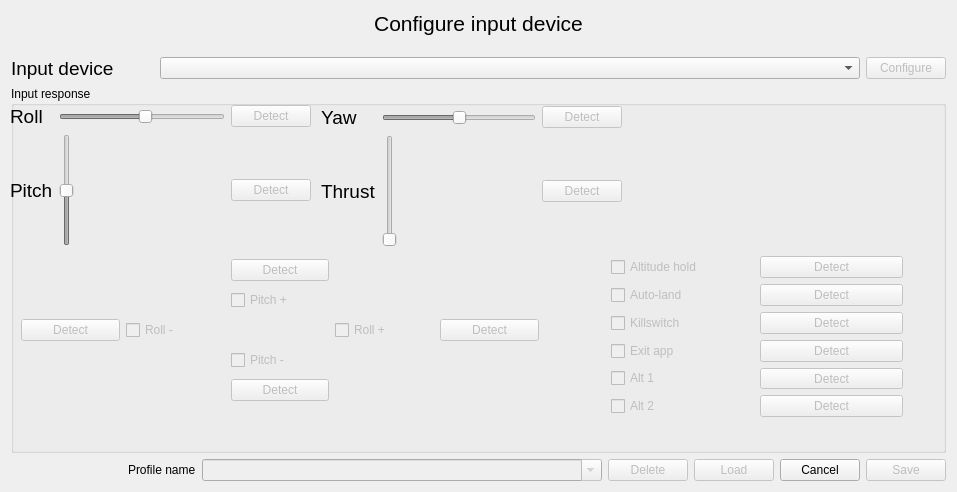
<?xml version="1.0" encoding="UTF-8"?>
<ui version="4.0">
 <class>Form</class>
 <widget class="QWidget" name="Form">
  <property name="windowModality">
   <enum>Qt::ApplicationModal</enum>
  </property>
  <property name="geometry">
   <rect>
    <x>0</x>
    <y>0</y>
    <width>957</width>
    <height>492</height>
   </rect>
  </property>
  <property name="windowTitle">
   <string>Input device configuration</string>
  </property>
  <layout class="QHBoxLayout" name="horizontalLayout">
   <item>
    <layout class="QVBoxLayout" name="verticalLayout">
     <item>
      <widget class="QLabel" name="label">
       <property name="maximumSize">
        <size>
         <width>16777215</width>
         <height>40</height>
        </size>
       </property>
       <property name="font">
        <font>
         <pointsize>16</pointsize>
        </font>
       </property>
       <property name="text">
        <string>Configure input device</string>
       </property>
       <property name="alignment">
        <set>Qt::AlignHCenter|Qt::AlignTop</set>
       </property>
      </widget>
     </item>
     <item>
      <layout class="QGridLayout" name="gridLayout_4">
       <item row="0" column="0">
        <widget class="QLabel" name="label_2">
         <property name="font">
          <font>
           <pointsize>14</pointsize>
          </font>
         </property>
         <property name="text">
          <string>Input device</string>
         </property>
        </widget>
       </item>
       <item row="0" column="1">
        <widget class="QComboBox" name="inputDeviceSelector">
         <property name="minimumSize">
          <size>
           <width>700</width>
           <height>0</height>
          </size>
         </property>
         <property name="duplicatesEnabled">
          <bool>false</bool>
         </property>
        </widget>
       </item>
       <item row="0" column="2">
        <widget class="QPushButton" name="configButton">
         <property name="enabled">
          <bool>false</bool>
         </property>
         <property name="maximumSize">
          <size>
           <width>80</width>
           <height>16777215</height>
          </size>
         </property>
         <property name="text">
          <string>Configure</string>
         </property>
        </widget>
       </item>
      </layout>
     </item>
     <item>
      <layout class="QHBoxLayout" name="inputDetectionLayout">
       <item>
        <widget class="QGroupBox" name="inputDetectionGroup">
         <property name="minimumSize">
          <size>
           <width>0</width>
           <height>350</height>
          </size>
         </property>
         <property name="maximumSize">
          <size>
           <width>16777215</width>
           <height>500</height>
          </size>
         </property>
         <property name="title">
          <string>Input response</string>
         </property>
         <widget class="QWidget" name="gridLayoutWidget">
          <property name="geometry">
           <rect>
            <x>-1</x>
            <y>19</y>
            <width>301</width>
            <height>141</height>
           </rect>
          </property>
          <layout class="QGridLayout" name="gridLayout_3">
           <item row="0" column="1">
            <widget class="QSlider" name="rollAxisValue">
             <property name="enabled">
              <bool>false</bool>
             </property>
             <property name="minimumSize">
              <size>
               <width>0</width>
               <height>0</height>
              </size>
             </property>
             <property name="maximumSize">
              <size>
               <width>16777215</width>
               <height>16777215</height>
              </size>
             </property>
             <property name="minimum">
              <number>-100</number>
             </property>
             <property name="maximum">
              <number>100</number>
             </property>
             <property name="sliderPosition">
              <number>5</number>
             </property>
             <property name="orientation">
              <enum>Qt::Horizontal</enum>
             </property>
             <property name="invertedAppearance">
              <bool>false</bool>
             </property>
             <property name="invertedControls">
              <bool>false</bool>
             </property>
             <property name="tickPosition">
              <enum>QSlider::NoTicks</enum>
             </property>
            </widget>
           </item>
           <item row="1" column="0">
            <widget class="QLabel" name="label_3">
             <property name="font">
              <font>
               <pointsize>14</pointsize>
              </font>
             </property>
             <property name="text">
              <string>Pitch</string>
             </property>
            </widget>
           </item>
           <item row="0" column="0">
            <widget class="QLabel" name="label_5">
             <property name="font">
              <font>
               <pointsize>14</pointsize>
              </font>
             </property>
             <property name="text">
              <string>Roll</string>
             </property>
            </widget>
           </item>
           <item row="1" column="1">
            <widget class="QSlider" name="pitchAxisValue">
             <property name="enabled">
              <bool>false</bool>
             </property>
             <property name="minimumSize">
              <size>
               <width>0</width>
               <height>0</height>
              </size>
             </property>
             <property name="maximumSize">
              <size>
               <width>16777215</width>
               <height>16777215</height>
              </size>
             </property>
             <property name="layoutDirection">
              <enum>Qt::LeftToRight</enum>
             </property>
             <property name="minimum">
              <number>-100</number>
             </property>
             <property name="maximum">
              <number>100</number>
             </property>
             <property name="singleStep">
              <number>1</number>
             </property>
             <property name="sliderPosition">
              <number>0</number>
             </property>
             <property name="tracking">
              <bool>false</bool>
             </property>
             <property name="orientation">
              <enum>Qt::Vertical</enum>
             </property>
             <property name="invertedAppearance">
              <bool>false</bool>
             </property>
             <property name="invertedControls">
              <bool>false</bool>
             </property>
             <property name="tickPosition">
              <enum>QSlider::NoTicks</enum>
             </property>
            </widget>
           </item>
           <item row="0" column="2">
            <widget class="QPushButton" name="detectRoll">
             <property name="enabled">
              <bool>false</bool>
             </property>
             <property name="text">
              <string>Detect</string>
             </property>
            </widget>
           </item>
           <item row="1" column="2">
            <widget class="QPushButton" name="detectPitch">
             <property name="enabled">
              <bool>false</bool>
             </property>
             <property name="text">
              <string>Detect</string>
             </property>
            </widget>
           </item>
          </layout>
         </widget>
         <widget class="QWidget" name="gridLayoutWidget_4">
          <property name="geometry">
           <rect>
            <x>310</x>
            <y>20</y>
            <width>301</width>
            <height>141</height>
           </rect>
          </property>
          <layout class="QGridLayout" name="gridLayout_6">
           <item row="1" column="0">
            <widget class="QLabel" name="label_7">
             <property name="font">
              <font>
               <pointsize>14</pointsize>
              </font>
             </property>
             <property name="text">
              <string>Thrust</string>
             </property>
            </widget>
           </item>
           <item row="1" column="1">
            <widget class="QSlider" name="thrustAxisValue">
             <property name="enabled">
              <bool>false</bool>
             </property>
             <property name="minimumSize">
              <size>
               <width>0</width>
               <height>0</height>
              </size>
             </property>
             <property name="maximumSize">
              <size>
               <width>16777215</width>
               <height>16777215</height>
              </size>
             </property>
             <property name="minimum">
              <number>0</number>
             </property>
             <property name="maximum">
              <number>100</number>
             </property>
             <property name="singleStep">
              <number>0</number>
             </property>
             <property name="sliderPosition">
              <number>0</number>
             </property>
             <property name="tracking">
              <bool>true</bool>
             </property>
             <property name="orientation">
              <enum>Qt::Vertical</enum>
             </property>
             <property name="invertedAppearance">
              <bool>false</bool>
             </property>
             <property name="invertedControls">
              <bool>false</bool>
             </property>
             <property name="tickPosition">
              <enum>QSlider::NoTicks</enum>
             </property>
            </widget>
           </item>
           <item row="0" column="1">
            <widget class="QSlider" name="yawAxisValue">
             <property name="enabled">
              <bool>false</bool>
             </property>
             <property name="minimumSize">
              <size>
               <width>0</width>
               <height>0</height>
              </size>
             </property>
             <property name="maximumSize">
              <size>
               <width>16777215</width>
               <height>16777215</height>
              </size>
             </property>
             <property name="minimum">
              <number>-100</number>
             </property>
             <property name="maximum">
              <number>100</number>
             </property>
             <property name="singleStep">
              <number>0</number>
             </property>
             <property name="sliderPosition">
              <number>1</number>
             </property>
             <property name="tracking">
              <bool>true</bool>
             </property>
             <property name="orientation">
              <enum>Qt::Horizontal</enum>
             </property>
             <property name="invertedAppearance">
              <bool>false</bool>
             </property>
             <property name="invertedControls">
              <bool>false</bool>
             </property>
             <property name="tickPosition">
              <enum>QSlider::NoTicks</enum>
             </property>
            </widget>
           </item>
           <item row="1" column="2">
            <widget class="QPushButton" name="detectThrust">
             <property name="enabled">
              <bool>false</bool>
             </property>
             <property name="text">
              <string>Detect</string>
             </property>
            </widget>
           </item>
           <item row="0" column="0">
            <widget class="QLabel" name="label_4">
             <property name="font">
              <font>
               <pointsize>14</pointsize>
              </font>
             </property>
             <property name="text">
              <string>Yaw</string>
             </property>
            </widget>
           </item>
           <item row="0" column="2">
            <widget class="QPushButton" name="detectYaw">
             <property name="enabled">
              <bool>false</bool>
             </property>
             <property name="text">
              <string>Detect</string>
             </property>
            </widget>
           </item>
          </layout>
         </widget>
         <widget class="QWidget" name="gridLayoutWidget_5">
          <property name="geometry">
           <rect>
            <x>10</x>
            <y>170</y>
            <width>518</width>
            <height>151</height>
           </rect>
          </property>
          <layout class="QGridLayout" name="gridLayout">
           <item row="2" column="1">
            <widget class="QCheckBox" name="rollNeg">
             <property name="enabled">
              <bool>false</bool>
             </property>
             <property name="text">
              <string>Roll -</string>
             </property>
             <property name="checkable">
              <bool>true</bool>
             </property>
            </widget>
           </item>
           <item row="3" column="2">
            <widget class="QCheckBox" name="pitchNeg">
             <property name="enabled">
              <bool>false</bool>
             </property>
             <property name="text">
              <string>Pitch -</string>
             </property>
             <property name="checkable">
              <bool>true</bool>
             </property>
            </widget>
           </item>
           <item row="4" column="2">
            <widget class="QPushButton" name="detectPitchNeg">
             <property name="enabled">
              <bool>false</bool>
             </property>
             <property name="text">
              <string>Detect</string>
             </property>
            </widget>
           </item>
           <item row="2" column="3">
            <widget class="QCheckBox" name="rollPos">
             <property name="enabled">
              <bool>false</bool>
             </property>
             <property name="text">
              <string>Roll +</string>
             </property>
             <property name="checkable">
              <bool>true</bool>
             </property>
            </widget>
           </item>
           <item row="2" column="4">
            <widget class="QPushButton" name="detectRollPos">
             <property name="enabled">
              <bool>false</bool>
             </property>
             <property name="text">
              <string>Detect</string>
             </property>
            </widget>
           </item>
           <item row="0" column="2">
            <widget class="QPushButton" name="detectPitchPos">
             <property name="enabled">
              <bool>false</bool>
             </property>
             <property name="text">
              <string>Detect</string>
             </property>
            </widget>
           </item>
           <item row="2" column="0">
            <widget class="QPushButton" name="detectRollNeg">
             <property name="enabled">
              <bool>false</bool>
             </property>
             <property name="text">
              <string>Detect</string>
             </property>
            </widget>
           </item>
           <item row="1" column="2">
            <widget class="QCheckBox" name="pitchPos">
             <property name="enabled">
              <bool>false</bool>
             </property>
             <property name="text">
              <string>Pitch +</string>
             </property>
             <property name="checkable">
              <bool>true</bool>
             </property>
            </widget>
           </item>
          </layout>
         </widget>
         <widget class="QWidget" name="gridLayoutWidget_2">
          <property name="geometry">
           <rect>
            <x>600</x>
            <y>170</y>
            <width>292</width>
            <height>161</height>
           </rect>
          </property>
          <layout class="QGridLayout" name="gridLayout_5">
           <item row="5" column="0">
            <widget class="QCheckBox" name="alt1">
             <property name="enabled">
              <bool>false</bool>
             </property>
             <property name="text">
              <string>Alt 1</string>
             </property>
             <property name="checkable">
              <bool>true</bool>
             </property>
            </widget>
           </item>
           <item row="4" column="1">
            <widget class="QPushButton" name="detectExitapp">
             <property name="enabled">
              <bool>false</bool>
             </property>
             <property name="text">
              <string>Detect</string>
             </property>
            </widget>
           </item>
           <item row="3" column="1">
            <widget class="QPushButton" name="detectKillswitch">
             <property name="enabled">
              <bool>false</bool>
             </property>
             <property name="text">
              <string>Detect</string>
             </property>
            </widget>
           </item>
           <item row="3" column="0">
            <widget class="QCheckBox" name="killswitch">
             <property name="enabled">
              <bool>false</bool>
             </property>
             <property name="text">
              <string>Killswitch</string>
             </property>
             <property name="checkable">
              <bool>true</bool>
             </property>
            </widget>
           </item>
           <item row="4" column="0">
            <widget class="QCheckBox" name="exitapp">
             <property name="enabled">
              <bool>false</bool>
             </property>
             <property name="text">
              <string>Exit app</string>
             </property>
             <property name="checkable">
              <bool>true</bool>
             </property>
            </widget>
           </item>
           <item row="1" column="0">
            <widget class="QCheckBox" name="althold">
             <property name="enabled">
              <bool>false</bool>
             </property>
             <property name="text">
              <string>Altitude hold</string>
             </property>
             <property name="checkable">
              <bool>true</bool>
             </property>
            </widget>
           </item>
           <item row="1" column="1">
            <widget class="QPushButton" name="detectAltHold">
             <property name="enabled">
              <bool>false</bool>
             </property>
             <property name="text">
              <string>Detect</string>
             </property>
            </widget>
           </item>
           <item row="2" column="0">
            <widget class="QCheckBox" name="autoland">
             <property name="enabled">
              <bool>false</bool>
             </property>
             <property name="text">
              <string>Auto-land</string>
             </property>
             <property name="checkable">
              <bool>true</bool>
             </property>
            </widget>
           </item>
           <item row="2" column="1">
            <widget class="QPushButton" name="detectAutoland">
             <property name="enabled">
              <bool>false</bool>
             </property>
             <property name="text">
              <string>Detect</string>
             </property>
            </widget>
           </item>
           <item row="6" column="0">
            <widget class="QCheckBox" name="alt2">
             <property name="enabled">
              <bool>false</bool>
             </property>
             <property name="text">
              <string>Alt 2</string>
             </property>
             <property name="checkable">
              <bool>true</bool>
             </property>
            </widget>
           </item>
           <item row="5" column="1">
            <widget class="QPushButton" name="detectAlt1">
             <property name="enabled">
              <bool>false</bool>
             </property>
             <property name="text">
              <string>Detect</string>
             </property>
            </widget>
           </item>
           <item row="6" column="1">
            <widget class="QPushButton" name="detectAlt2">
             <property name="enabled">
              <bool>false</bool>
             </property>
             <property name="text">
              <string>Detect</string>
             </property>
            </widget>
           </item>
          </layout>
         </widget>
        </widget>
       </item>
      </layout>
     </item>
     <item>
      <layout class="QGridLayout" name="gridLayout_2">
       <item row="0" column="1">
        <widget class="QLabel" name="label_16">
         <property name="text">
          <string>Profile name</string>
         </property>
        </widget>
       </item>
       <item row="0" column="0">
        <spacer name="horizontalSpacer_9">
         <property name="orientation">
          <enum>Qt::Horizontal</enum>
         </property>
         <property name="sizeHint" stdset="0">
          <size>
           <width>40</width>
           <height>20</height>
          </size>
         </property>
        </spacer>
       </item>
       <item row="0" column="4">
        <widget class="QPushButton" name="deleteButton">
         <property name="enabled">
          <bool>false</bool>
         </property>
         <property name="text">
          <string>Delete</string>
         </property>
        </widget>
       </item>
       <item row="0" column="6">
        <widget class="QPushButton" name="cancelButton">
         <property name="text">
          <string>Cancel</string>
         </property>
        </widget>
       </item>
       <item row="0" column="2">
        <widget class="QComboBox" name="profileCombo">
         <property name="enabled">
          <bool>false</bool>
         </property>
         <property name="sizePolicy">
          <sizepolicy hsizetype="Fixed" vsizetype="Fixed">
           <horstretch>0</horstretch>
           <verstretch>0</verstretch>
          </sizepolicy>
         </property>
         <property name="minimumSize">
          <size>
           <width>400</width>
           <height>0</height>
          </size>
         </property>
         <property name="maximumSize">
          <size>
           <width>16777215</width>
           <height>16777215</height>
          </size>
         </property>
         <property name="editable">
          <bool>true</bool>
         </property>
        </widget>
       </item>
       <item row="0" column="7">
        <widget class="QPushButton" name="saveButton">
         <property name="enabled">
          <bool>false</bool>
         </property>
         <property name="text">
          <string>Save</string>
         </property>
        </widget>
       </item>
       <item row="0" column="5">
        <widget class="QPushButton" name="loadButton">
         <property name="enabled">
          <bool>false</bool>
         </property>
         <property name="text">
          <string>Load</string>
         </property>
        </widget>
       </item>
      </layout>
     </item>
    </layout>
   </item>
  </layout>
 </widget>
 <resources/>
 <connections/>
</ui>
